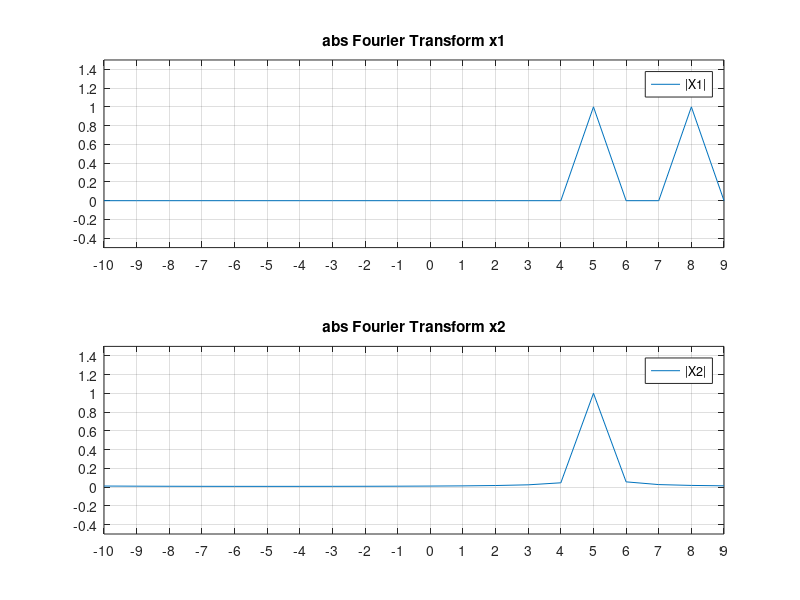

Here is the MATLAB script that generated this plot:
% x1 = exp(j2pi*5t) + exp(j2pi*8t)
% x2 = exp(j2pi*5t) + exp(j2pi*5.1t)
% =-=-=-=-=-=-=-=-=-=-=-=-=-=-=-=-=-=-=-=-=-=-=-=-=-=-=-=-=-=-=-=-=-=-=-=-=
% Signals And Systems
% Computer Assignment 3
% Chapter Number One . Exercise Number Zero : 1.0
% Mohammad Mahdi Abdolhosseini
% Spring 2021
% =-=-=-=-=-=-=-=-=-=-=-=-=-=-=-=-=-=-=-=-=-=-=-=-=-=-=-=-=-=-=-=-=-=-=-=-=
clc; clear; close all;

fs = 20;
ts = 1/fs;

t_start = 0;
t_end = 1;
t = t_start : ts : t_end - ts;

T = t_end - t_start;
N = T/ts;
delta_f = 1/T;

x1 = exp(1j*2*pi*5*t) + exp(1j*2*pi*8*t);
y1 = fftshift(fft(x1));
x2 = exp(1j*2*pi*5*t) + exp(1j*2*pi*5.1*t);
y2 = fftshift(fft(x2));
f = -fs/2 : fs/N : fs/2 - fs/N;

figure
subplot(2,1,1)
y1new = y1/max(abs(y1));
plot(f, abs(y1new));
title('abs Fourier Transform x1')
set(gca,'xtick', -fs/2 : 1 : fs/2 - fs/N, 'xlim', [-fs/2,fs/2 - fs/N])
set(gca,'ytick', -1 : 0.2 : 3, 'ylim', [-0.5,1.5])
legend('|X1|')
grid on

subplot(2,1,2)
y2new = y2/max(abs(y2));
plot(f, abs(y2new));
title('abs Fourier Transform x2')
set(gca,'xtick', -fs/2 : 1 : fs/2 - fs/N, 'xlim', [-fs/2,fs/2 - fs/N])
set(gca,'ytick', -1 : 0.2 : 3, 'ylim', [-0.5,1.5])
legend('|X2|')
grid on

